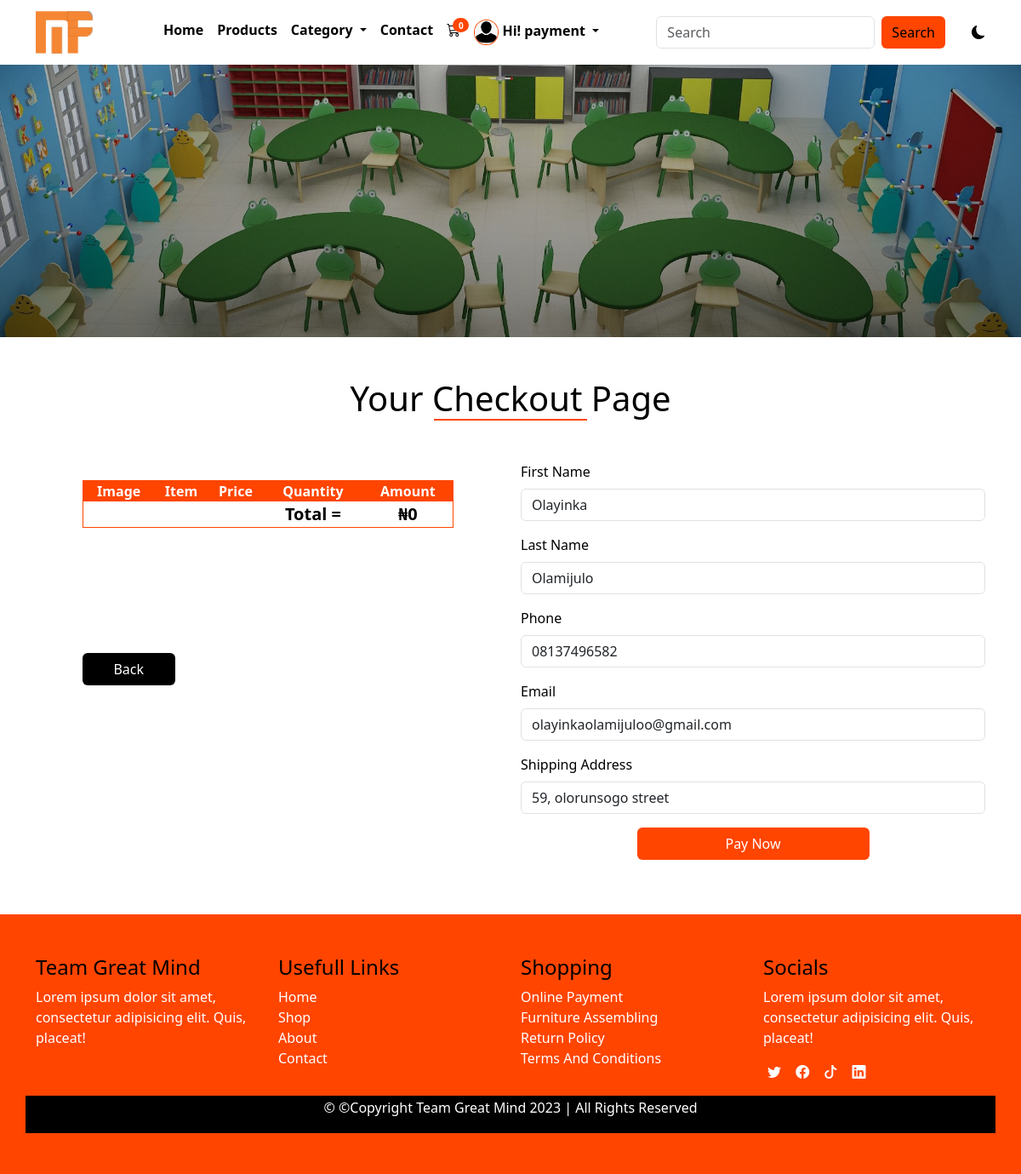
/checkout (signed in), run on the app's committed database.
### main/models.py (models this page shows, shortened)
class AppInfo (models.Model):
    appname = models.CharField(max_length=50)
    logo = models.ImageField(upload_to='logo')
    carousel1 = models.ImageField(upload_to='carousel1')
    carousel2 = models.ImageField(upload_to='carousel2')
    carousel3 = models.ImageField(upload_to='carousel3')
    banner = models.ImageField(upload_to='banner')
    avatar = models.ImageField(upload_to='avatar', default=True)
    copyright = models.IntegerField()

class Customer(models.Model):
    n_user = models.OneToOneField(User, on_delete=models.CASCADE)
    first_name = models.CharField(max_length=50)
    last_name = models.CharField(max_length=50)
    phone = models.CharField(max_length=15)
    email = models.EmailField(max_length=100)
    address = models.CharField(max_length=150)
    pix = models.ImageField(upload_to='pix')
    joined = models.DateField(auto_now=True)
    class Meta:
        db_table = 'customer'
        managed = True
        verbose_name = 'Customer'
        verbose_name_plural = 'Customer'

### main/views.py (the view)
# urls.py: path('checkout', views.checkout, name = "checkout"),
def checkout(request):
    userprof = Customer.objects.get(n_user__username = request.user.username)
    cart = Cart.objects.filter(user__username = request.user.username, paid=False)
    for item in cart:
        item.amount = float(item.price * item.quantity)
        item.save()
    subtotal = 0
    vat = 0
    total = 0
    for item in cart:
        subtotal += item.amount
        vat = 0.075 * subtotal
        total = vat + subtotal
    context = {
        'userprof':userprof,
        'cart':cart,
        'subtotal':subtotal,
        'vat':vat,
        'total':total,
    }
    return render(request, 'checkout.html', context)

### main/context_processor.py (called while the page is built)
def dropdown(request):
    info = AppInfo.objects.get(pk=1)
    fdog = Category.objects.all()
    context = {
        'info':info,
        'fdog':fdog,
    }
    return context

def cartcount(request):
    count = Cart.objects.filter(user__username = request.user.username, paid=False)
    itemcount = 0
    for item in count:
        itemcount += item.quantity
    context = {
        'itemcount':itemcount
    }
    return context

### main/templates/checkout.html (shortened to what this page needs)
{% extends 'base.html' %}
{% block header %} {% include 'header.html' %} {% endblock header %}
{% block banner %} {% include 'banner.html' %} {% endblock banner %}
{% block content %}
<div class="container my-5">
    <h1 class="title">your checkout page</h1>
    <div class="row cart my-5">
        <div class="col-12 col-md-6">
            <table>
                <thead>
                    <th>image</th>
                    <th>item</th>
                    <th>price</th>
                    <th>quantity</th>
                    <th>amount</th>
                </thead>
                <tbody>
                    <tr class="total">
                        <td></td>
                        <td></td>
                        <td></td>
                        <td><b>Total =</b></td>
                        <td><b>₦{{total}}</b></td>
                    </tr>
                </tbody>
            </table>
            <div>
                <button class="btn btnback"><a href="{% url 'cart' %}">Back</a></button>
            </div>
        </div>
        <div class="col-12 col-md-6 checkout">
            <form action="{% url 'payment' %}" method="POST">
                <div class="mb-3">
                    <label for="exampleFormControlInput1" class="form-label">First Name</label>
                    <input type="text" class="form-control" name="first_name" value="{{userprof.first_name}}" id="exampleFormControlInput1" placeholder="John">
                </div>
                <div class="mb-3">
                    <label for="exampleFormControlInput1" class="form-label">Last Name</label>
                    <input type="text" class="form-control" name="last_name" value="{{userprof.last_name}}" id="exampleFormControlInput1" placeholder="Doe">
                </div>
                <div class="mb-3">
                    <label for="exampleFormControlInput1" class="form-label">Phone</label>
                    <input type="text" class="form-control" name="phone" value="{{userprof.phone}}" id="exampleFormControlInput1" placeholder="1234567890">
                </div>
                <div class="mb-3">
                    <label for="exampleFormControlInput1" class="form-label">Email</label>
                    <input type="email" class="form-control" name="email" value="{{userprof.email}}" id="exampleFormControlInput1" placeholder="name@example.com">
                </div>
                <div class="mb-3">
                    <label for="exampleFormControlInput1" class="form-label">Shipping Address</label>
                    <input type="text" class="form-control" name="address" value="{{userprof.address}}" id="exampleFormControlInput1" placeholder="Address">
                </div>
                <div class="mb-3">
                    <button type="submit" class="btn" type="submit">Pay Now</button>
                </div>
            </form>
        </div>
    </div>
</div>
{% endblock content %}
{% block footer %} {% include 'footer.html' %} {% endblock footer %}

### main/templates/header.html (shortened to what this page needs)
<nav class="navbar navbar-expand-lg bg-body-tertiary">
    <div class="container">
        <a class="navbar-brand" href="/index.html"><img src="{{info.logo.url}}" alt="" style="height: 50px;"></a>
        <div class="collapse navbar-collapse" id="navbarSupportedContent">
            <ul class="navbar-nav mx-auto mb-2 mb-lg-0">
                {% if user.is_authenticated %}
                <li class="nav-item">
                    <a class="nav-link" aria-current="page" href="{% url 'home' %}">Home</a>
                </li>
                <li class="nav-item">
                    <a class="nav-link" href=" {% url 'products' %} ">Products</a>
                </li>
                <li class="nav-item dropdown">
                    <a class="nav-link dropdown-toggle" href="#" role="button" data-bs-toggle="dropdown" aria-expanded="false">
                    Category
                    </a>
                </li>
                <li class="nav-item">
                    <a class="nav-link" href="{% url 'contact' %}">Contact</a>
                </li>
                <li class="nav-item">
                    <a class="nav-link" href="{% url 'cart' %}">
                        <div class="wrapper">
                            <i class="bi bi-cart3"></i>
                            <span class="badge">{{itemcount}}</span>
                        </div>
                    </a>
                </li>
                <li class="nav-item dropdown">
                    <a class="nav-link dropdown-toggle" href="#" role="button" data-bs-toggle="dropdown" aria-expanded="false">
                        {% if user.customer %}
                        <img src="{{user.customer.pix.url}}" alt="" style="height: 30px;">
                        {% endif %}
                        <span>Hi! {{user.username}}</span>
                    </a>
                </li>
                {% endif %}
            </ul>
            <form class="d-flex search" role="search" action="{% url 'search' %}" method="POST">
                <input class="form-control me-2" name="search" type="search" placeholder="Search" aria-label="Search">
                <button class="btn btn-outline-success" type="submit">Search</button>
            </form>
            <div class="samson">
                <i class="bi bi-moon-fill"></i>
            </div>
        </div>
    </div>
</nav>

### main/static/css/style.css (style rules this page uses)
* { padding: 0%; margin: 0%; box-sizing: border-box; }
.navbar { background: var(--bg) !important; }
.navbar-nav a { color: var(--text); font-weight: 600; }
.wrapper { position: relative; }
.wrapper span { position: absolute; right: -10px; top: -2px; background-color: orangered; font-size: 10px; border-radius: 50%; }
.nav-link img { border: 1px solid orangered; border-radius: 50%; }
.search button { background-color: orangered; border: none; color: black; font-weight: 500; }
.title { text-transform: capitalize; text-align: center; }
.title::after { content: ''; width: 180px; display: block; height: 2px; background-color: orangered; margin-left: auto; margin-right: auto; }
.cart table { width: 80%; margin-left: 10%; margin-right: 10%; margin-top: 4%; border: 1px solid orangered; text-align: center; }
.cart thead { background-color: orangered; text-transform: capitalize; color: white; }
.total { font-size: 20px; font-weight: 500; }
.checkout .btn { background-color: orangered; width: 50%; margin-left: 25%; margin-right: 25%; color: white; }
.checkout label { font-weight: 500; }
.cart .btnback { background-color: black; margin-top: 27%; margin-left: 10%; width: 20%; }
.cart .btnback a { text-decoration: none; color: white; }
.samson { margin-left: 3%; cursor: pointer; }
:root { --bg: white; --icon: black; --text: black; }
body { background: var(--bg); color: var(--text); overflow: none; }

### data on the page
AppInfo: logo (picture)
Customer: first_name "Olayinka", last_name "Olamijulo", phone "08137496582", email "olayinkaolamijuloo@gmail.com", address "59, olorunsogo street"

### other printed values
{{ itemcount }} "0"
{{ user.username }} "payment"
{{ total }} "0"
